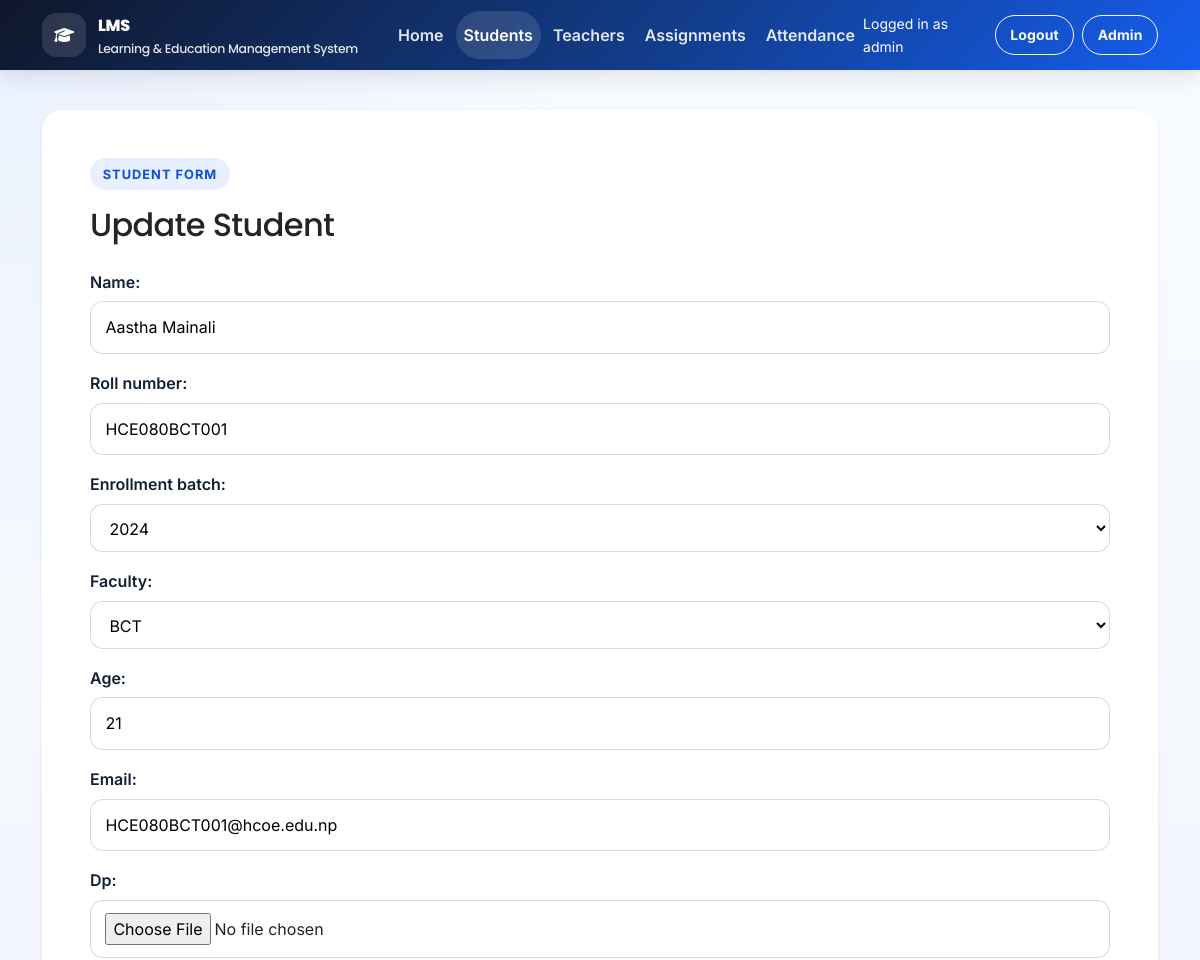
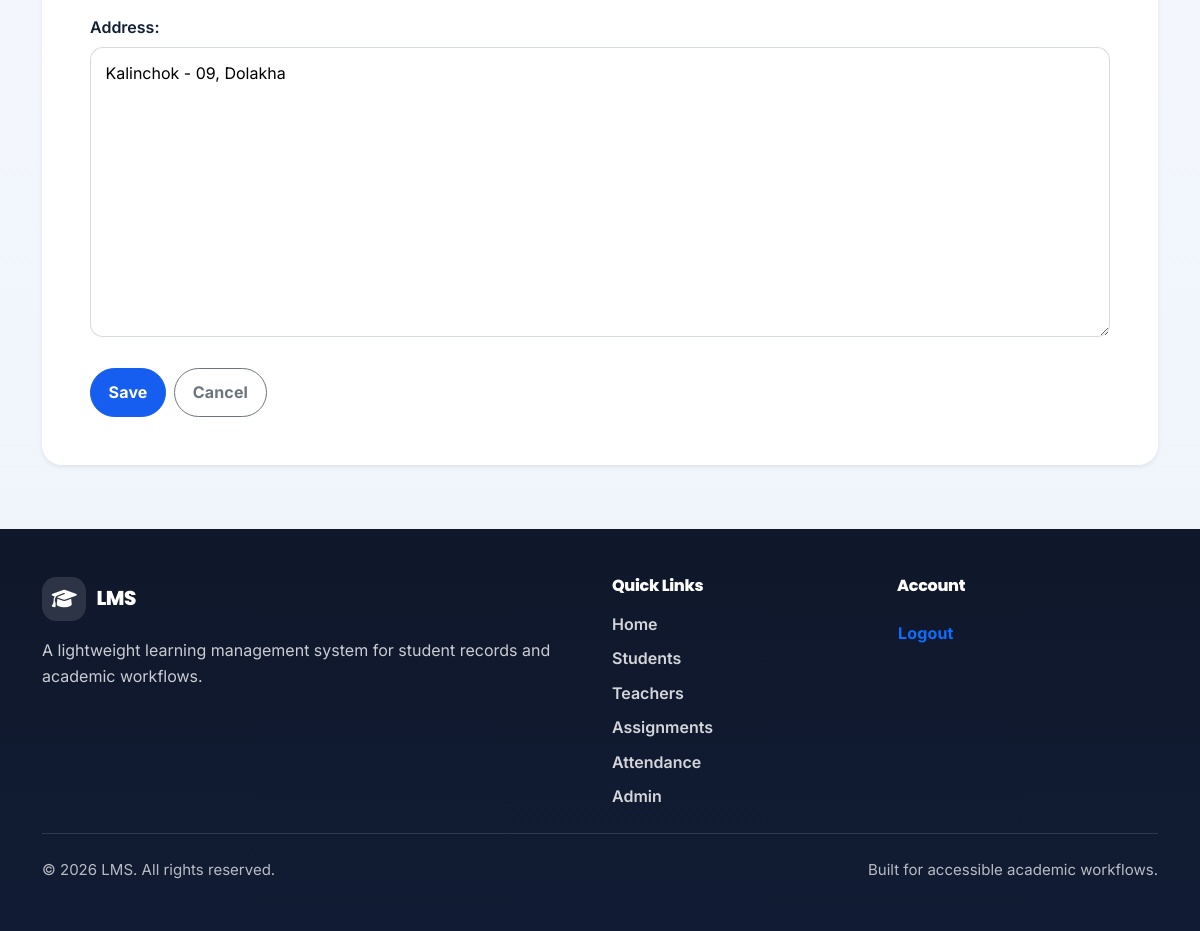
The app's page /students/50/update/ (signed in) with its own data (2 pictures, top to bottom).
### student/models.py (models this page shows, shortened)
class Student(models.Model):
    user = models.OneToOneField(
        User,
        on_delete=models.CASCADE,
        null=True,
        blank=True,
        default=None,
        related_name='student_profile',
    )
    name = models.CharField(max_length=100)
    roll_number = models.CharField(
        max_length=20, unique=True, null=True, blank=True, default=None
    )
    enrollment_batch = models.ForeignKey(
        EnrollmentYear,
        on_delete=models.SET_NULL,
        null=True,
        blank=True,
        default=None,
        related_name='students',
    )
    faculty = models.ForeignKey(
        Faculty,
        on_delete=models.SET_NULL,
        null=True,
        blank=True,
        default=None,
        related_name='students',
    )
    age = models.IntegerField(null=True, blank=True, default=None)
    email = models.EmailField(unique=True, null=True, blank=True, default=None)
    dp = models.ImageField(upload_to='student_dp/', null=True, blank=True, default=None)
    address = models.TextField(null=True, blank=True, default=None)
    enrollment_date = models.DateField(auto_now_add=True)
    is_first_login = models.BooleanField(default=True)

class Faculty(models.Model):
    name = models.CharField(max_length=150, unique=True)
    objects = FacultyManager()
    def __str__(self):
        return self.name

### student/views.py (the view)
# urls.py: path('<int:pk>/update/', StudentUpdateView.as_view(), name='student-update'),
class StudentUpdateView(LoginRequiredMixin, NonStudentAccessRequiredMixin, UpdateView):
    model = Student
    template_name = 'student/student_form.html'
    fields = ['name', 'roll_number', 'enrollment_batch', 'faculty', 'age', 'email', 'dp', 'address']
    success_url = reverse_lazy('student:student-list')

### student/models.py (called while the page is built)
    def __str__(self):
        return str(self.year)

### student/views.py (called while the page is built)
    def dispatch(self, request, *args, **kwargs):
        if hasattr(request.user, 'student_profile') and not (request.user.is_staff or request.user.is_superuser):
            return access_denied_response(request, 'Student accounts cannot access student management pages.')
        return super().dispatch(request, *args, **kwargs)

### LMS/templates/student/student_form.html (shortened to what this page needs)
{% extends 'base.html' %}
{% block content %}
<section class="container py-4">
	<div class="card shadow-sm border-0">
		<div class="card-body p-4 p-lg-5">
			<span class="eyebrow">Student form</span>
			<h1 class="h2 mb-4">{% if object %}Update Student{% else %}Create Student{% endif %}</h1>
			<form method="post" enctype="multipart/form-data" class="stack-form" data-loading-submit>
				{{ form.as_p }}
				<div class="d-flex flex-wrap gap-2 mt-4">
					<button class="btn btn-primary" type="submit">Save</button>
					<a class="btn btn-outline-secondary" href="{% url 'student:student-list' %}">Cancel</a>
				</div>
			</form>
		</div>
	</div>
</section>
{% endblock %}

### LMS/templates/base.html (shortened to what this page needs)
<!DOCTYPE html>
<html lang="en">
<head>
	{% load static %}
	<link href="https://cdn.jsdelivr.net/npm/bootstrap@5.3.7/dist/css/bootstrap.min.css" rel="stylesheet"
>
	<link rel="stylesheet" href="https://cdn.jsdelivr.net/npm/bootstrap-icons@1.11.3/font/bootstrap-icons.min.css">
	<link rel="stylesheet" href="https://cdnjs.cloudflare.com/ajax/libs/font-awesome/6.7.2/css/all.min.css"
 />
	<link rel="stylesheet" href="{% static 'css/styles.css' %}">
	<link rel="stylesheet" href="{% static 'css/lms-overrides.css' %}">
</head>
<body class="d-flex flex-column min-vh-100">
	<header class="site-header">
		<nav class="navbar navbar-expand-lg navbar-dark">
			<div class="container">
				<a class="navbar-brand" href="{% url 'home' %}" aria-label="LMS home">
					<span class="brand-icon" aria-hidden="true"><i class="fa-solid fa-graduation-cap"></i></span>
					<span class="brand-copy">
						<span class="brand-title">LMS</span>
						<span class="brand-subtitle">Learning & Education Management System</span>
					</span>
				</a>
				<div class="collapse navbar-collapse" id="primaryNav">
					{% with current_url_name=request.resolver_match.url_name current_namespace=request.resolver_match.namespace %}
					<ul class="navbar-nav me-auto mb-2 mb-lg-0 gap-lg-1">
						<li class="nav-item">
							<a class="nav-link {% if current_url_name == 'home' and not current_namespace %}active{% endif %}" href="{% url 'home' %}"
								{% if current_url_name == 'home' and not current_namespace %}aria-current="page"{% endif %}>Home</a>
						</li>
						<li class="nav-item">
							<a class="nav-link {% if current_namespace == 'student' %}active{% endif %}"
								href="{% url 'student:student-list' %}"
								{% if current_namespace == 'student' %}aria-current="page"{% endif %}>Students</a>
						</li>
						<li class="nav-item">
							<a class="nav-link {% if current_namespace == 'teacher' %}active{% endif %}"
								href="{% url 'teacher:teacher-list' %}"
								{% if current_namespace == 'teacher' %}aria-current="page"{% endif %}>Teachers</a>
						</li>
						<li class="nav-item">
							<a class="nav-link {% if current_namespace == 'assignment' %}active{% endif %}"
								href="{% url 'assignment:assignment-list' %}"
								{% if current_namespace == 'assignment' %}aria-current="page"{% endif %}>Assignments</a>
						</li>
						<li class="nav-item">
							<a class="nav-link {% if current_namespace == 'attendance' %}active{% endif %}"
								href="{% url 'attendance:attendance-list' %}"
								{% if current_namespace == 'attendance' %}aria-current="page"{% endif %}>Attendance</a>
						</li>
					</ul>
					{% endwith %}
					<ul class="navbar-nav ms-auto align-items-lg-center gap-lg-2">
						{% if request.user.is_authenticated %}
						<li class="nav-item text-white small me-lg-2">
							Logged in as {{ current_user_display_name }}
						</li>
						<li class="nav-item">
							<form method="post" action="{% url 'logout' %}" class="d-inline">
								<button type="submit" class="btn btn-outline-light btn-sm">Logout</button>
							</form>
						</li>
						{% else %}
						<li class="nav-item">
							<a class="btn btn-outline-light btn-sm" href="{% url 'login' %}">Login</a>
						</li>
						{% endif %}
						{% if request.user.is_staff or request.user.is_superuser %}
						<li class="nav-item">
							<a class="btn btn-outline-light btn-sm" href="{% url 'admin:index' %}">Admin</a>
						</li>
						{% endif %}
					</ul>
				</div>
			</div>
		</nav>
	</header>
	<main id="main-content" class="flex-grow-1">
		<div class="container pt-3">
		</div>
		{% block content %}{% endblock %}
	</main>
	<footer class="site-footer mt-auto">
		<div class="container py-5">
			<div class="row g-4">
				<div class="col-lg-6">
					<h2 class="footer-brand mb-3">
						<span class="brand-icon" aria-hidden="true"><i class="fa-solid fa-graduation-cap"></i></span>
						LMS
					</h2>
					<p class="footer-copy mb-0">
						A lightweight learning management system for student records and academic workflows.
					</p>
				</div>
				<div class="col-lg-3 col-md-6">
					<h3 class="footer-heading">Quick Links</h3>
					<ul class="footer-links list-unstyled mb-0">
						<li><a href="{% url 'home' %}">Home</a></li>
						<li><a href="{% url 'student:student-list' %}">Students</a></li>
						<li><a href="{% url 'teacher:teacher-list' %}">Teachers</a></li>
						<li><a href="{% url 'assignment:assignment-list' %}">Assignments</a></li>
						<li><a href="{% url 'attendance:attendance-list' %}">Attendance</a></li>
						{% if is_admin_like_user %}
						<li><a href="{% url 'admin:index' %}">Admin</a></li>
						{% endif %}
					</ul>
				</div>
				<div class="col-lg-3 col-md-6">
					<h3 class="footer-heading">Account</h3>
					<ul class="footer-links list-unstyled mb-0">
						{% if request.user.is_authenticated %}
						<li>
							<form method="post" action="{% url 'logout' %}" class="d-inline">
								<button type="submit" class="btn btn-link p-0 text-decoration-none">Logout</button>
							</form>
						</li>
						{% else %}
						<li><a href="{% url 'login' %}">Login</a></li>
						{% endif %}
					</ul>
				</div>
			</div>
			<div class="footer-divider my-4"></div>
			<div class="d-flex flex-column flex-md-row justify-content-between align-items-center gap-2">
				<p class="footer-note mb-0">&copy; {% now "Y" %} LMS. All rights reserved.</p>
				<p class="footer-note mb-0">Built for accessible academic workflows.</p>
			</div>
		</div>
	</footer>
</body>
</html>

### static/css/lms-overrides.css (style rules this page uses)
.eyebrow { display: inline-flex; align-items: center; gap: 0.5rem; padding: 0.35rem 0.8rem; margin-bottom: 1rem; border-radius: 999px; font-size: 0.8rem; font-weight: 700; letter-spacing: 0.08em; text-transform: uppercase; background: var(--color-primary-soft); color: var(--color-primary-hover); }
.stack-form p { margin-bottom: 1rem; }
.stack-form input, .stack-form textarea, .stack-form select { width: 100%; padding: 0.75rem 0.9rem; border: 1px solid color-mix(in srgb, var(--color-text) 16%, transparent); border-radius: 0.8rem; background: var(--color-surface); transition: border-color 0.2s ease, box-shadow 0.2s ease; }
.stack-form label { font-weight: 600; margin-bottom: 0.4rem; }

### records on screen
Student: name "Aastha Mainali", roll_number "HCE080BCT001", enrollment_batch "2024", faculty "BCT", age "21", email "HCE080BCT001@hcoe.edu.np", address "Kalinchok - 09, Dolakha"

### other values on screen
{{ current_user_display_name }} "admin"
